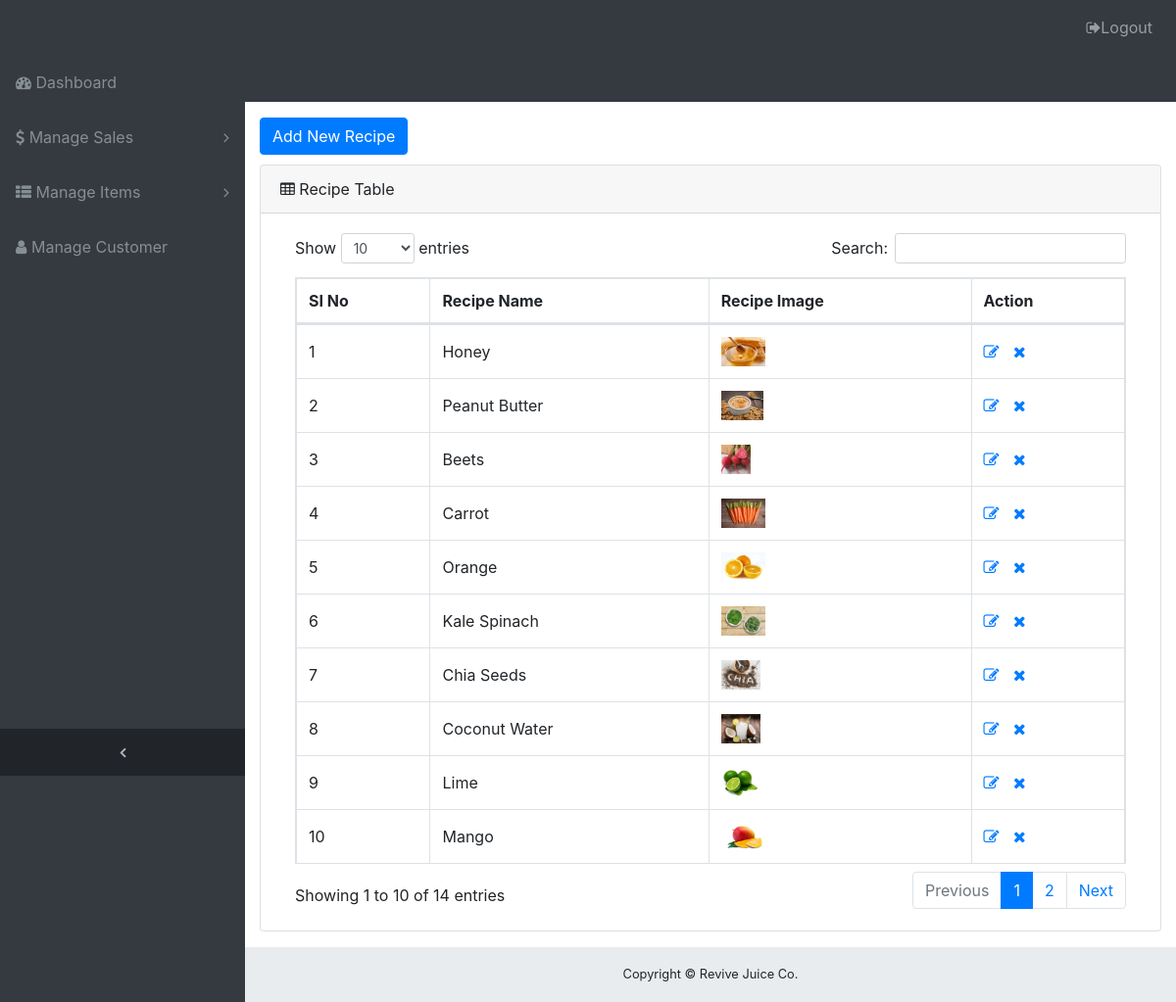
The app's page /recipe-list.php (signed in) with its own data.
### tables this page shows
CREATE TABLE `recipes` (
  `id` int(10) NOT NULL,
  `title` varchar(100) NOT NULL,
  `image` varchar(100) NOT NULL
);

### session.php (called while the page is built, shortened)
<?php
function isLoggedIn() {
	if (isset($_SESSION['email']) && $_SESSION['email'] != NULL) {
		return true;
	} else return false;
}

### recipe-list.php (the view, shortened to what this page needs)
<?php include('session.php');?>
<?php
    if (!isLoggedIn()) {
        header("Location: login.php");
    } else echo "<br>Email: ".$_SESSION['email']."<br>";
?>
<?php
include('header.php');
include('functions.php');
$db = db_connect();
$counter = 1;
if ($db) {
    $sql = "SELECT `title`,`image` FROM `recipes` ORDER BY id DESC";
    $result = mysqli_query($db,$sql);
    }
?>
<div class="content-wrapper">
    <div class="container-fluid">
        <div class="btn-group" style="margin-bottom: 10px">
            <a class="btn btn-primary" href="recipe-entry.php">Add New Recipe</a>
        </div>
    <div class="card mb-3">
        <div class="card-header">
            <i class="fa fa-table"></i> Recipe Table</div>
        <div class="card-body">
            <div class="table-responsive">
                <table class="table table-bordered" id="dataTable" width="100%" cellspacing="0">
                    <thead>
                        <tr>
                            <th>SI No</th>
                            <th>Recipe Name</th>
                            <th>Recipe Image</th>
                            <th>Action</th>
                        </tr>
                    </thead>
                    <tbody>
                       <?php
                        if (mysqli_num_rows($result) > 0) {
                        while ( $result_sets = mysqli_fetch_assoc($result)){
                        ?>
                        <tr>
                            <td><?php echo $counter ++ ;?></td>
                            <td><?php echo $result_sets['title'];?></td>
                            <?php if ($result_sets['image'] != NULL): ?>
                                <td><img src="images/uploads/<?php echo $result_sets['image']; ?>" width="auto" height="30px"></td>
                            <?php else: ?>
                                <td>No Image Available</td>
                            <?php endif; ?>
                            <td>
                                <span data-toggle="tooltip" data-placement="top" title="Edit this row" style="margin-right: 5px;"><a href="#"><i class="fa fa-pencil-square-o"></i></span></a></span>
                                <span data-toggle="tooltip" data-placement="top" title="Delete this row" style="margin-left: 5px;"><a href="#"><i class="fa fa-times"></i></span></a></span>
                            </td>
                        </tr>
                          <?php } }?>
                    </tbody>
                </table>
            </div>
        </div>
    </div>
</div>
<?php include('footer.php');?>

### css/sb-admin.css (style rules this page uses)
html { position: relative; min-height: 100%; }
body { overflow-x: hidden; }
body.sticky-footer { margin-bottom: 56px; }
body.sticky-footer .content-wrapper { min-height: calc(100vh - 56px - 56px); }
body.fixed-nav { padding-top: 56px; }
.content-wrapper { min-height: calc(100vh - 56px); padding-top: 1rem; }
.content-wrapper { overflow-x: hidden; background: white; }
@media (min-width: 992px) { .content-wrapper { margin-left: 250px; } }

### css/custom.css (style rules this page uses)
table.table-bordered.dataTable td:last-child, table.table-bordered.dataTable td:last-child { border-right: 1px solid #dee2e6 !important; }
table.table-bordered.dataTable td:first-child, table.table-bordered.dataTable td:first-child { border-left: 1px solid #dee2e6 !important; }
table.table-bordered.dataTable th:last-child, table.table-bordered.dataTable th:last-child { border-right: 1px solid #dee2e6 !important; }
table.table-bordered.dataTable th:first-child, table.table-bordered.dataTable th:first-child { border-left: 1px solid #dee2e6 !important; }
table.table-bordered.dataTable th, table.table-bordered.dataTable td { vertical-align: middle; }

### records on screen
recipes: title "Honey", image (picture)
recipes: title "Peanut Butter", image (picture)
recipes: title "Beets", image (picture)
recipes: title "Carrot", image (picture)
recipes: title "Orange", image (picture)
recipes: title "Kale Spinach", image (picture)
recipes: title "Chia Seeds", image (picture)
recipes: title "Coconut Water", image (picture)
recipes: title "Lime", image (picture)
recipes: title "Mango", image (picture)

### other values on screen
$_SESSION['email'] "admin@gmail.com"
